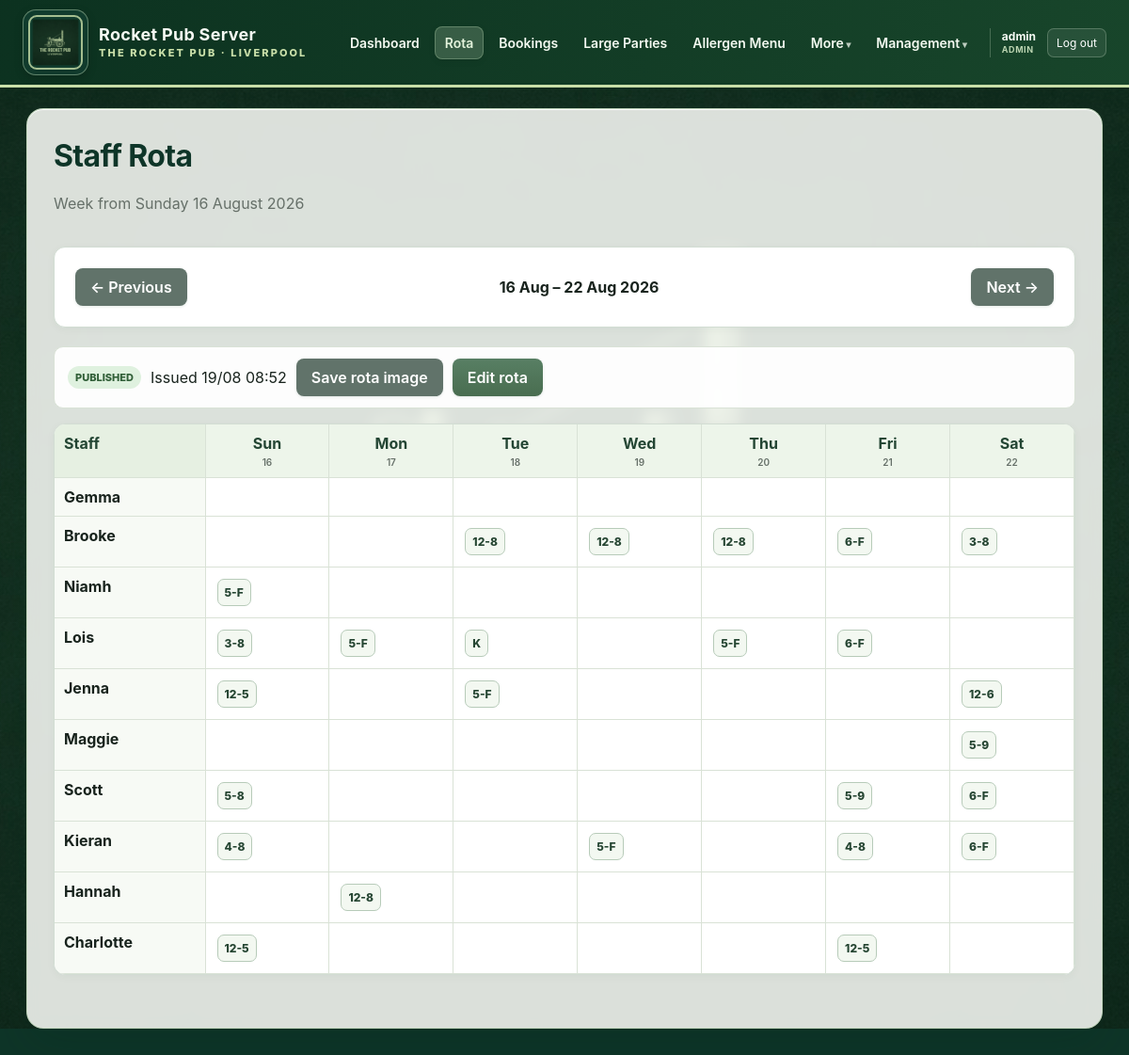
/rota (signed in), run on the app's committed database.
### app/models.py (models this page shows, shortened)
class AppUser(db.Model):
    id = db.Column(db.Integer, primary_key=True)
    username = db.Column(
        db.String(80),
        nullable=False,
        unique=True,
        index=True,
    )
    password_hash = db.Column(db.String(255), nullable=False)
    role = db.Column(
        db.String(20),
        nullable=False,
        default="staff",
        index=True,
    )
    must_change_password = db.Column(
        db.Boolean,
        nullable=False,
        default=True,
    )
    email = db.Column(db.String(255), unique=True, index=True)
    pending_email = db.Column(db.String(255))
    email_verified = db.Column(db.Boolean, nullable=False, default=False)
    email_verification_code_hash = db.Column(db.String(255))
    email_verification_expires_at = db.Column(db.DateTime)
    password_reset_code_hash = db.Column(db.String(255))
    password_reset_expires_at = db.Column(db.DateTime)
    active = db.Column(db.Boolean, nullable=False, default=True)
    created_at = db.Column(db.DateTime, default=datetime.utcnow)
    last_login_at = db.Column(db.DateTime)
    @property
    def is_manager(self):
        return self.role in {"manager", "admin"}

class RotaWeek(db.Model):
    id = db.Column(db.Integer, primary_key=True)
    week_start = db.Column(db.Date, nullable=False, unique=True, index=True)
    status = db.Column(db.String(20), nullable=False, default="draft", index=True)
    notes = db.Column(db.String(500))
    created_by_user_id = db.Column(db.Integer, db.ForeignKey("app_user.id"))
    published_by_user_id = db.Column(db.Integer, db.ForeignKey("app_user.id"))
    created_at = db.Column(db.DateTime, default=datetime.utcnow)
    updated_at = db.Column(
        db.DateTime,
        default=datetime.utcnow,
        onupdate=datetime.utcnow,
    )
    published_at = db.Column(db.DateTime)
    created_by = db.relationship("AppUser", foreign_keys=[created_by_user_id])
    published_by = db.relationship("AppUser", foreign_keys=[published_by_user_id])
    shifts = db.relationship(
        "RotaShift",
        back_populates="rota_week",
        cascade="all, delete-orphan",
    )

class StaffProfile(db.Model):
    id = db.Column(db.Integer, primary_key=True)
    user_id = db.Column(
        db.Integer,
        db.ForeignKey("app_user.id"),
        unique=True,
        index=True,
    )
    display_name = db.Column(db.String(100), nullable=False, unique=True, index=True)
    work_role = db.Column(
        db.String(30),
        nullable=False,
        default="front_of_house",
        index=True,
    )
    employment_type = db.Column(
        db.String(20),
        nullable=False,
        default="regular",
    )
    target_hours = db.Column(db.Float, nullable=False, default=0)
    max_hours = db.Column(db.Float, nullable=False, default=40)
    rota_notes = db.Column(db.String(300))
    sort_order = db.Column(db.Integer, nullable=False, default=100)
    preferred_shifts = db.Column(db.String(250))
    active = db.Column(db.Boolean, nullable=False, default=True)
    created_at = db.Column(db.DateTime, default=datetime.utcnow)
    user = db.relationship("AppUser")
    @property
    def rota_name(self):
        if self.user is not None:
            return self.user.username
        return self.display_name
    availability_rules = db.relationship(
        "StaffAvailabilityRule",
        back_populates="staff",
        cascade="all, delete-orphan",
    )
    diary_entries = db.relationship(
        "StaffDiaryEntry",
        back_populates="staff",
        cascade="all, delete-orphan",
    )
    shifts = db.relationship(
        "RotaShift",
        back_populates="staff",
        cascade="all, delete-orphan",
    )

class RotaShift(db.Model):
    id = db.Column(db.Integer, primary_key=True)
    rota_week_id = db.Column(
        db.Integer,
        db.ForeignKey("rota_week.id"),
        nullable=False,
        index=True,
    )
    staff_id = db.Column(
        db.Integer,
        db.ForeignKey("staff_profile.id"),
        nullable=False,
        index=True,
    )
    shift_date = db.Column(db.Date, nullable=False, index=True)
    start_time = db.Column(db.Time, nullable=False)
    end_time = db.Column(db.Time)
    end_is_finish = db.Column(db.Boolean, nullable=False, default=False)
    shift_role = db.Column(
        db.String(30),
        nullable=False,
        default="front_of_house",
    )
    note = db.Column(db.String(250))
    auto_suggested = db.Column(db.Boolean, nullable=False, default=False)
    created_at = db.Column(db.DateTime, default=datetime.utcnow)
    rota_week = db.relationship("RotaWeek", back_populates="shifts")
    staff = db.relationship("StaffProfile", back_populates="shifts")

### app/routes.py (the view, shortened to what this page needs)
@main.route("/rota")
def rota_home():
    selected_text = request.args.get("week")
    if selected_text:
        try:
            selected = datetime.strptime(selected_text, "%Y-%m-%d").date()
        except ValueError:
            selected = date.today()
    else:
        selected = date.today()
    week_start = sunday_for_date(selected)
    week = db.session.scalar(
        db.select(RotaWeek).where(
            RotaWeek.week_start == week_start
        )
    )
    if week and week.status == "draft" and not current_user().is_manager:
        week = None
    previous_start = week_start - timedelta(days=7)
    next_start = week_start + timedelta(days=7)
    my_profile = current_staff_profile()
    my_shifts = []
    profiles = days = shift_map = None
    if week:
        profiles, days, shift_map = rota_context(week)
    swaps = []
    return render_template(
        "rota.html",
        week=week,
        week_start=week_start,
        previous_start=previous_start,
        next_start=next_start,
        profiles=profiles or [],
        days=days or [week_start + timedelta(days=i) for i in range(7)],
        shift_map=shift_map or {},
        my_profile=my_profile,
        my_shifts=my_shifts,
        swaps=swaps,
        shift_label=shift_label,
    )

### app/routes.py (called while the page is built)
def current_user():
    return getattr(g, "current_user", None)

@main.app_context_processor
def inject_current_user():
    return {
        "current_user": current_user(),
    }

def sunday_for_date(value):
    days_since_sunday = (value.weekday() + 1) % 7
    return value - timedelta(days=days_since_sunday)

def current_staff_profile():
    user = current_user()
    if not user:
        return None
    profile = db.session.scalar(
        db.select(StaffProfile).where(
            StaffProfile.user_id == user.id
        )
    )
    if profile:
        return profile
    profile = db.session.scalar(
        db.select(StaffProfile).where(
            db.func.lower(StaffProfile.display_name)
            == user.username.lower()
        )
    )
    if profile and profile.user_id is None:
        profile.user_id = user.id
        db.session.commit()
    return profile

def time_label(value):
    if value is None:
        return ""
    hour = value.hour
    minute = value.minute
    suffix = ""
    display_hour = hour
    if hour == 0:
        display_hour = 12
    elif hour > 12:
        display_hour = hour - 12
    return (
        str(display_hour)
        if minute == 0
        else f"{display_hour}:{minute:02d}"
    )

def shift_label(shift):
    if shift.note == "__ROTA_K__":
        return "K"
    end = "F" if shift.end_is_finish else time_label(shift.end_time)
    return f"{time_label(shift.start_time)}-{end}"

def rota_context(week):
    profiles = db.session.scalars(
        db.select(StaffProfile)
        .where(StaffProfile.active.is_(True))
        .order_by(StaffProfile.sort_order, StaffProfile.display_name)
    ).all()
    days = [week.week_start + timedelta(days=i) for i in range(7)]
    shift_map = {
        (profile.id, day): []
        for profile in profiles
        for day in days
    }
    for shift in week.shifts:
        if (shift.staff_id, shift.shift_date) in shift_map:
            shift_map[(shift.staff_id, shift.shift_date)].append(shift)
    return profiles, days, shift_map

### app/templates/rota.html (shortened to what this page needs)
{% extends "base.html" %}
{% block content %}
<div class="page-heading">
    <div>
        <h1>Staff Rota</h1>
        <p>Week from Sunday {{ week_start.strftime("%d %B %Y") }}</p>
    </div>
</div>
<div class="week-switcher card">
    <a class="button secondary"
       href="{{ url_for('main.rota_home', week=previous_start.isoformat()) }}">← Previous</a>
    <strong>{{ week_start.strftime("%d %b") }} – {{ days[-1].strftime("%d %b %Y") }}</strong>
    <a class="button secondary"
       href="{{ url_for('main.rota_home', week=next_start.isoformat()) }}">Next →</a>
</div>
{% if not week %}
    <div class="card empty-rota">
        <h2>No issued rota for this week</h2>
        {% if current_user.is_manager %}
            <p>Create it as a draft, build the shifts, then issue it when ready.</p>
            <form method="post" action="{{ url_for('main.rota_create') }}">
                <input type="hidden" name="week_start" value="{{ week_start.isoformat() }}">
                <button class="button" type="submit">Create draft rota</button>
            </form>
        {% else %}
            <p>The rota has not been issued yet.</p>
        {% endif %}
    </div>
{% else %}
    <div class="rota-status-strip">
        <span class="rota-status rota-status-{{ week.status }}">{{ week.status|title }}</span>
        {% if week.published_at %}
            <span>Issued {{ week.published_at.strftime("%d/%m %H:%M") }}</span>
        {% endif %}
        <a class="button secondary"
           href="{{ url_for('main.rota_image', rota_id=week.id) }}">
            Save rota image
        </a>
        {% if current_user.is_manager %}
            <a class="button" href="{{ url_for('main.rota_edit', rota_id=week.id) }}">
                Edit rota
            </a>
        {% endif %}
    </div>
    <div class="card rota-table-card">
        <div class="rota-scroll">
            <table class="rota-table">
                <thead>
                    <tr>
                        <th>Staff</th>
                        {% for day in days %}
                            <th>
                                {{ day.strftime("%a") }}
                                <small>{{ day.strftime("%d") }}</small>
                            </th>
                        {% endfor %}
                    </tr>
                </thead>
                <tbody>
                    {% for profile in profiles %}
                    <tr>
                        <th>
                            {{ profile.rota_name }}
                        </th>
                        {% for day in days %}
                        <td>
                            {% for shift in shift_map.get((profile.id, day), []) %}
                                <span class="rota-shift-chip
                                    {% if shift.auto_suggested %}suggested{% endif %}">
                                    {{ shift_label(shift) }}
                                </span>
                            {% endfor %}
                        </td>
                        {% endfor %}
                    </tr>
                    {% endfor %}
                </tbody>
            </table>
        </div>
    </div>
{% endif %}
{% endblock %}

### app/templates/base.html (shortened to what this page needs)
<!doctype html>
<html lang="en">
<head>
    <link rel="stylesheet"
          href="{{ url_for('static', filename='css/style.css') }}">
</head>
<body>
<header class="topbar">
    <a class="brand"
       href="{{ url_for('main.dashboard') }}"
       aria-label="Rocket Pub Server dashboard">
        <span class="brand-logo-frame">
            <img src="{{ url_for('static', filename='images/rocket-pub-header-logo.png') }}"
                 alt="The Rocket Pub Liverpool logo">
        </span>
        <span class="brand-copy">
            <strong>Rocket Pub Server</strong>
            <small>The Rocket Pub · Liverpool</small>
        </span>
    </a>
    {% if current_user %}
    <nav class="main-nav">
        <a class="{% if request.endpoint == 'main.dashboard' %}active{% endif %}"
           href="{{ url_for('main.dashboard') }}">Dashboard</a>
        <a class="{% if request.endpoint and request.endpoint.startswith('main.rota') %}active{% endif %}"
           href="{{ url_for('main.rota_home') }}">Rota</a>
        <a class="{% if request.endpoint in ['main.bookings', 'main.new_booking', 'main.edit_booking'] %}active{% endif %}"
           href="{{ url_for('main.bookings') }}">Bookings</a>
        <a class="{% if request.endpoint in ['main.large_parties', 'main.new_large_party', 'main.edit_large_party'] %}active{% endif %}"
           href="{{ url_for('main.large_parties') }}">Large Parties</a>
        <a class="{% if request.endpoint in ['main.allergen_menu', 'main.allergen_new', 'main.allergen_edit'] %}active{% endif %}"
           href="{{ url_for('main.allergen_menu') }}">Allergen Menu</a>
        <details class="nav-menu" data-exclusive-nav>
            <summary>More</summary>
        </details>
        {% if current_user.is_manager %}
            <details class="nav-menu management-menu" data-exclusive-nav>
                <summary>Management</summary>
            </details>
        {% endif %}
        <div class="account-menu">
            <span>
                {{ current_user.username }}
                <small>{{ current_user.role|title }}</small>
            </span>
<form method="post" action="{{ url_for('main.logout') }}">
                <button type="submit" class="topbar-logout">Log out</button>
            </form>
        </div>
    </nav>
    {% endif %}
</header>
<main class="container">
    {% block content %}{% endblock %}
</main>
</body>
</html>

### data on the page
AppUser: username "admin", role "ADMIN"
RotaWeek: status "PUBLISHED", published_at "19/08 08:52"
StaffProfile: rota_name "Gemma"
StaffProfile: rota_name "Brooke"
RotaShift: note+end_is_finish+end_time "12-8"
RotaShift: note+end_is_finish+end_time "12-8"
RotaShift: note+end_is_finish+end_time "12-8"
RotaShift: note+end_is_finish+start_time "6-F"
RotaShift: note+end_is_finish+end_time "3-8"
StaffProfile: rota_name "Niamh"
RotaShift: note+end_is_finish+start_time "5-F"
StaffProfile: rota_name "Lois"
RotaShift: note+end_is_finish+end_time "3-8"
RotaShift: note+end_is_finish+start_time "5-F"
RotaShift: note "K"
RotaShift: note+end_is_finish+start_time "5-F"
RotaShift: note+end_is_finish+start_time "6-F"
StaffProfile: rota_name "Jenna"
RotaShift: note+end_is_finish+end_time "12-5"
RotaShift: note+end_is_finish+start_time "5-F"
RotaShift: note+end_is_finish+end_time "12-6"
StaffProfile: rota_name "Maggie"
RotaShift: note+end_is_finish+end_time "5-9"
StaffProfile: rota_name "Scott"
RotaShift: note+end_is_finish+end_time "5-8"
RotaShift: note+end_is_finish+end_time "5-9"
RotaShift: note+end_is_finish+start_time "6-F"
StaffProfile: rota_name "Kieran"
RotaShift: note+end_is_finish+end_time "4-8"
RotaShift: note+end_is_finish+start_time "5-F"
RotaShift: note+end_is_finish+end_time "4-8"
RotaShift: note+end_is_finish+start_time "6-F"
StaffProfile: rota_name "Hannah"
RotaShift: note+end_is_finish+end_time "12-8"
StaffProfile: rota_name "Charlotte"
RotaShift: note+end_is_finish+end_time "12-5"
RotaShift: note+end_is_finish+end_time "12-5"

### other printed values
{{ week_start.strftime("%d %B %Y") }} "16 August 2026"
{{ week_start.strftime("%d %b") }} "16 Aug"
{{ days[-1].strftime("%d %b %Y") }} "22 Aug 2026"
{{ day.strftime("%a") }} "Sun" "Mon" "Tue" "Wed" "Thu" "Fri" "Sat"
{{ day.strftime("%d") }} "16" "17" "18" "19" "20" "21" "22"
